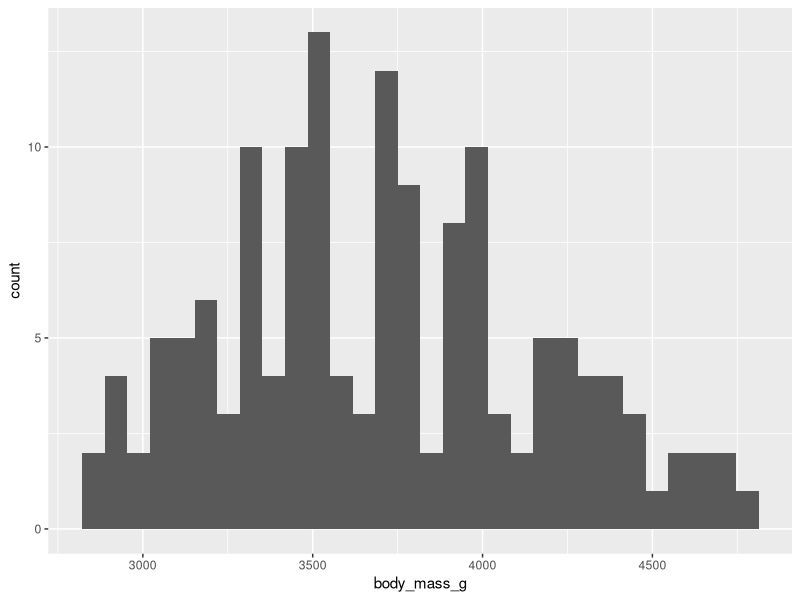
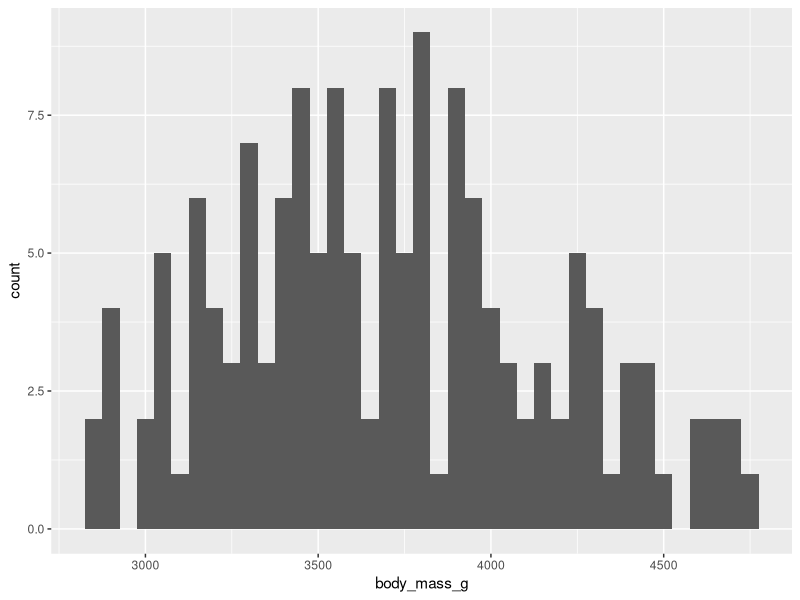
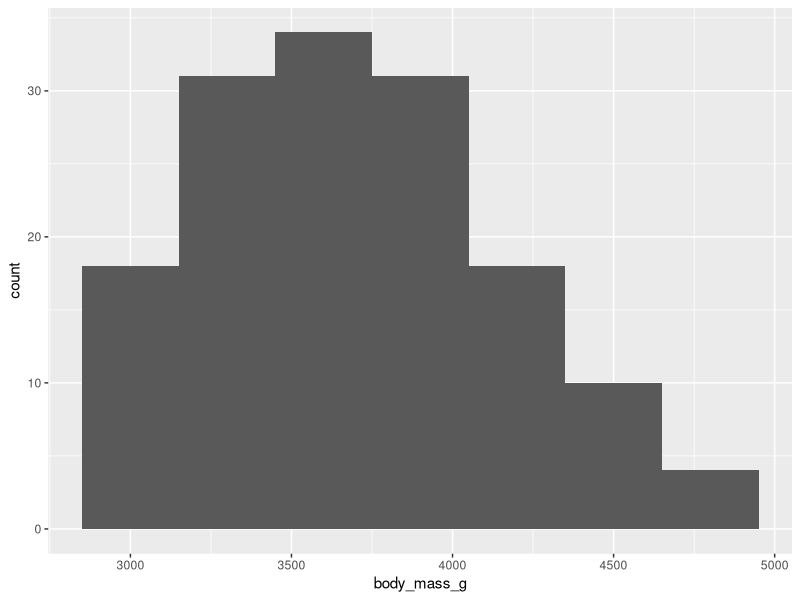
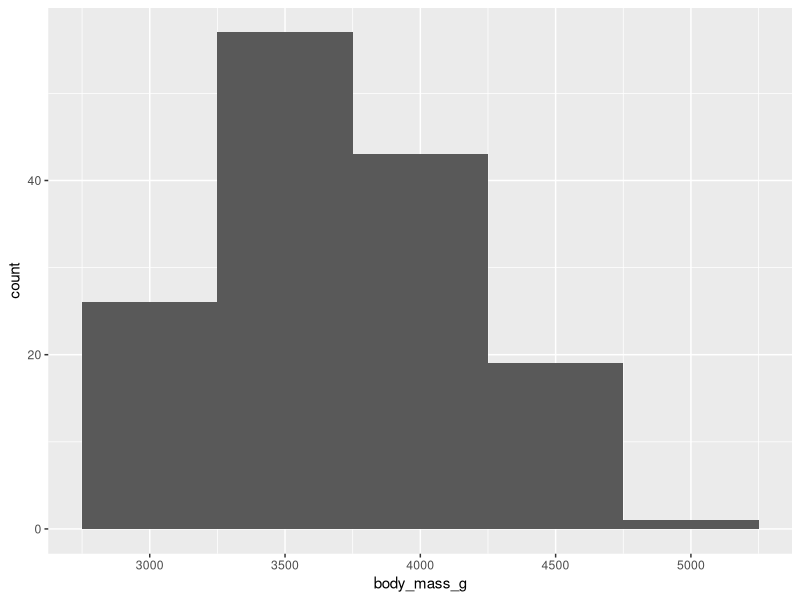
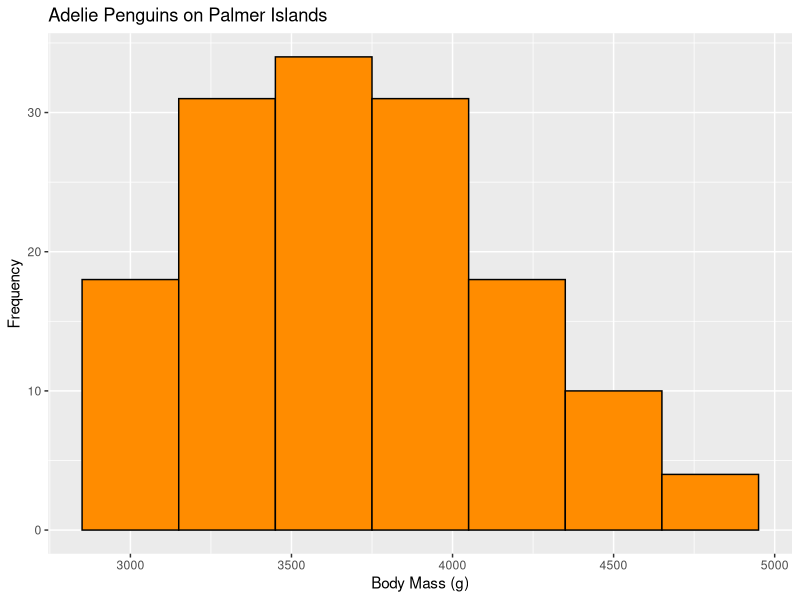
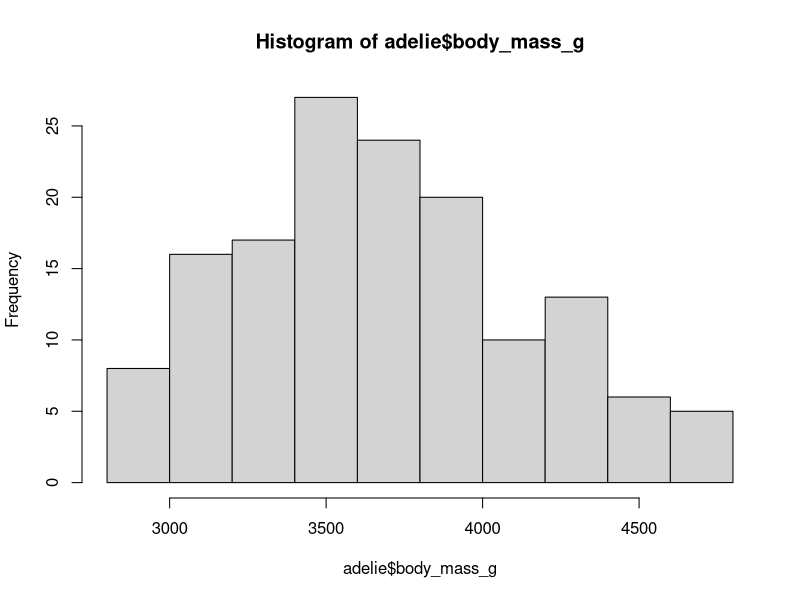
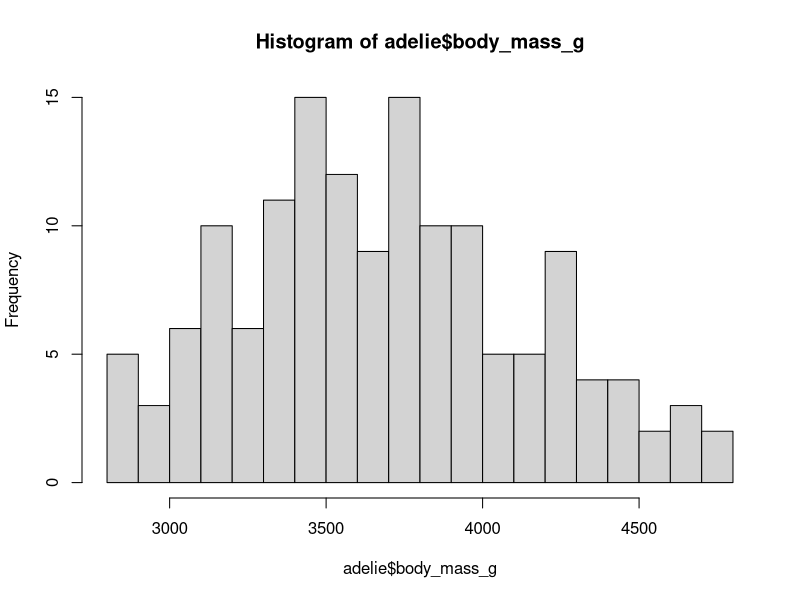
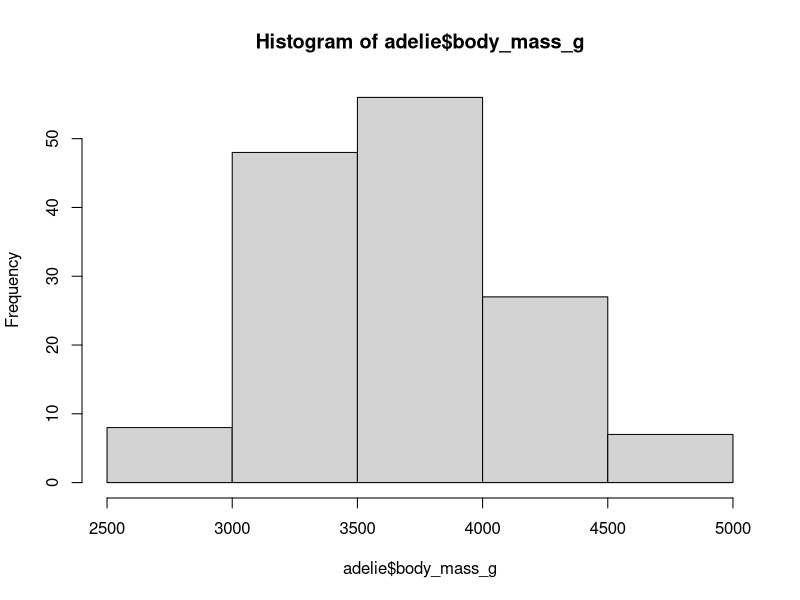

Recreate these plots in R, in order.
## ---- chunk 1
#| include: false
knitr::opts_chunk$set(
  fig.width = 8,
  fig.asp = 0.818,
  fig.retina = 3,
  dpi = 300,
  out.width = "80%",
  fig.align = "center"
)
options(scipen = 100, width = 70)
## ---- chunk 2
#| echo: true
library(tidyverse)
library(palmerpenguins)
glimpse(penguins)
## ---- chunk 3
#| echo: true
adelie <- penguins |>
  filter(species == "Adelie") |>
  na.omit()
adelie
## ---- chunk 4
#| echo: true
ggplot(adelie, aes(x = body_mass_g)) +
  geom_histogram()
## ---- chunk 5
#| echo: true
ggplot(adelie, aes(x = body_mass_g)) +
  geom_histogram(binwidth = 50)
## ---- chunk 6
#| echo: true
ggplot(adelie, aes(x = body_mass_g)) +
  geom_histogram(binwidth = 300)
## ---- chunk 7
#| echo: true
ggplot(adelie, aes(x = body_mass_g)) +
  geom_histogram(binwidth = 500)
## ---- chunk 8

## ---- chunk 9
#| echo: true
#| fig-show: "hide"
#| code-line-numbers: "2-7"
ggplot(adelie, aes(x = body_mass_g)) +
  geom_histogram(binwidth = 300, color = "black", fill = "darkorange") +
  labs( 
    x = "Body Mass (g)", 
    y = "Frequency", 
    title = "Adelie Penguins on Palmer Islands"
  )
## ---- chunk 10
#| echo: true
hist(adelie$body_mass_g)
## ---- chunk 11
#| echo: true
hist(adelie$body_mass_g, breaks = 20)
## ---- chunk 12
#| echo: true
hist(adelie$body_mass_g, breaks = 6)
## ---- chunk 13
#| echo: true
hist(adelie$body_mass_g, breaks = 3)
## ---- chunk 14

## ---- chunk 15
#| echo: true
#| fig-show: "hide"
#| code-line-numbers: "2-4"
hist(adelie$body_mass_g, breaks = 5,
     xlab = "Body Mass (g)", 
     ylab = "Frequency", 
     main = "Adelie Penguins on Palmer Islands")
## ---- chunk 16
#| echo: true
ggplot(adelie, aes(x = body_mass_g)) +
  geom_density()
## ---- chunk 17
#| echo: true
ggplot(adelie, aes(x = body_mass_g)) +
  geom_density(adjust = 0.5)
## ---- chunk 18
#| echo: true
ggplot(adelie, aes(x = body_mass_g)) +
  geom_density(adjust = 0.9)
## ---- chunk 19
#| echo: true
ggplot(adelie, aes(x = body_mass_g)) +
  geom_density()
## ---- chunk 20
#| echo: true
ggplot(adelie, aes(x = body_mass_g)) +
  geom_density(adjust = 2)
## ---- chunk 21

## ---- chunk 22
#| echo: true
#| fig-show: "hide"
#| code-line-numbers: "2-7"
ggplot(adelie, aes(x = body_mass_g)) +
  geom_density(adjust = 0.9, fill = "darkorange", alpha = 0.5) +
  xlim(2300, 5200) +
  labs( 
    x = "Body Mass (g)", 
    y = "Density", 
    title = "Adelie Penguins on Palmer Islands"
  )
## ---- chunk 23
#| echo: true
plot(density(adelie$body_mass_g), type = "l")
## ---- chunk 24
#| echo: true
plot(density(adelie$body_mass_g, adjust = 0.5), type = "l")
## ---- chunk 25
#| echo: true
plot(density(adelie$body_mass_g, adjust = 0.9), type = "l")
## ---- chunk 26
#| echo: true
plot(density(adelie$body_mass_g), type = "l")
## ---- chunk 27
#| echo: true
plot(density(adelie$body_mass_g, adjust = 2), type = "l")
## ---- chunk 28

## ---- chunk 29
#| echo: true
#| fig-show: "hide"
#| code-line-numbers: "2-3"
plot(density(adelie$body_mass_g, adjust = 0.9), type = "l",
     xlab = "Body Mass (g)", 
     main = "Adelie Penguins on Palmer Islands")
## ---- chunk 30
#| echo: true
ggplot(data = adelie, aes(x = body_mass_g)) +
  geom_boxplot()
## ---- chunk 31

## ---- chunk 32
#| echo: true
#| fig-show: "hide"
#| code-line-numbers: "2,5,8-11"
ggplot(data = adelie, aes(x = body_mass_g)) +
  geom_boxplot(color = "black", fill = "darkorange") +
  labs( 
    x = "Body Mass (g)", 
    y = NULL, 
    title = "Adelie Penguins on Palmer Islands"
  ) +
  theme( 
    axis.ticks.y = element_blank(), 
    axis.text.y = element_blank() 
  ) 
## ---- chunk 33
#| echo: true
boxplot(adelie$body_mass_g)
## ---- chunk 34

## ---- chunk 35
#| echo: true
#| fig-show: "hide"
#| code-line-numbers: "2-3"
boxplot(adelie$body_mass_g,
        ylab = "Body Mass (g)", 
        main = "Adelie Penguins on Palmer Islands")
## ---- chunk 36
#| echo: true
ggplot(adelie, aes(x = island)) +
  geom_bar()
## ---- chunk 37
#| echo: true
ggplot(adelie, aes(x = island)) +
  geom_bar(aes(y = ..prop.., group = 1))
## ---- chunk 38
#| echo: true
ggplot(adelie, aes(x = fct_infreq(island))) +
  geom_bar()
## ---- chunk 39
#| echo: true
ggplot(adelie, aes(x = fct_infreq(island))) +
  geom_bar(aes(y = ..prop.., group = 1))
## ---- chunk 40

## ---- chunk 41
#| echo: true
#| fig-show: "hide"
#| code-line-numbers: "3-8"
ggplot(adelie, aes(x = fct_infreq(island))) +
  geom_bar(aes(y = ..prop.., group = 1),
           color = "black", fill = "darkorange") +
  labs( 
    x = NULL, 
    y = "Proportion", 
    title = "Adelie Penguins on Palmer Islands"
  )
## ---- chunk 42
#| echo: true
ggplot(data = adelie, aes(sample = body_mass_g)) +
  geom_qq() +
  geom_qq_line()
## ---- chunk 43

## ---- chunk 44
#| echo: true
#| fig-show: "hide"
#| code-line-numbers: "5-8"
ggplot(data = adelie, aes(sample = body_mass_g)) +
  geom_qq() +
  geom_qq_line() +
  labs( 
    y = "Body Mass (g)", 
    title = "Q-Q plot",
    subtitle = "dots linear if Normally distributed",
    caption = "Adelie Penguins on Palmer Islands"
  ) 
## ---- chunk 45
#| echo: true
qqnorm(adelie$body_mass_g)
qqline(adelie$body_mass_g)
## ---- chunk 46

## ---- chunk 47
#| echo: true
#| fig-show: "hide"
#| code-line-numbers: "3-6"
ggplot(adelie, aes(x = body_mass_g)) +
  geom_density(adjust = 0.9) +
  stat_function(fun = dnorm,
                args = list(mean = mean(adelie$body_mass_g),
                            sd = sd(adelie$body_mass_g)),
                col = "royalblue") +
  xlim(2300, 5200) +
  labs( 
    x = "Body Mass (g)", 
    y = "Density", 
    title = "Adelie Penguins on Palmer Islands"
  )
## ---- chunk 48

## ---- chunk 49
#| echo: true
#| fig-show: "hide"
#| code-line-numbers: "4-7"
plot(density(adelie$body_mass_g, adjust = 0.9), type = "l",
     xlab = "Body Mass (g)", 
     main = "Adelie Penguins on Palmer Islands")
curve(dnorm(x, 
            mean = mean(adelie$body_mass_g), 
            sd = sd(adelie$body_mass_g)), 
      col = "royalblue", add=TRUE)
## ---- chunk 50
#| echo: true
shapiro.test(adelie$body_mass_g)
## ---- chunk 51
#| echo: true
ks.test(adelie$body_mass_g, 
        "pnorm", mean(adelie$body_mass_g), 
                 sd(adelie$body_mass_g) )
